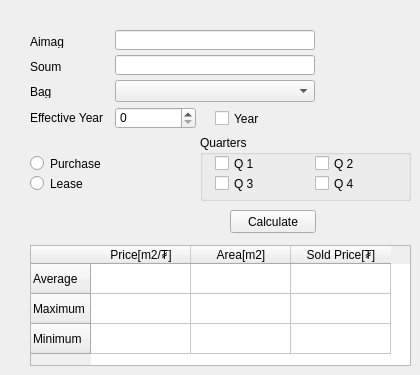
   <widget class="QWidget" name="specia_costs_tab">
    <attribute name="title">
     <string>Special Costs</string>
    </attribute>
    <widget class="QLabel" name="label_9">
     <property name="geometry">
      <rect>
       <x>30</x>
       <y>35</y>
       <width>80</width>
       <height>13</height>
      </rect>
     </property>
     <property name="text">
      <string>Aimag</string>
     </property>
    </widget>
    <widget class="QLabel" name="label_10">
     <property name="geometry">
      <rect>
       <x>30</x>
       <y>60</y>
       <width>80</width>
       <height>13</height>
      </rect>
     </property>
     <property name="text">
      <string>Soum</string>
     </property>
    </widget>
    <widget class="QLabel" name="label_11">
     <property name="geometry">
      <rect>
       <x>30</x>
       <y>85</y>
       <width>80</width>
       <height>13</height>
      </rect>
     </property>
     <property name="text">
      <string>Bag</string>
     </property>
    </widget>
    <widget class="QLineEdit" name="aimag_working_edit">
     <property name="geometry">
      <rect>
       <x>115</x>
       <y>30</y>
       <width>200</width>
       <height>20</height>
      </rect>
     </property>
     <property name="readOnly">
      <bool>true</bool>
     </property>
    </widget>
    <widget class="QLineEdit" name="sum_working_edit">
     <property name="geometry">
      <rect>
       <x>115</x>
       <y>55</y>
       <width>200</width>
       <height>20</height>
      </rect>
     </property>
     <property name="readOnly">
      <bool>true</bool>
     </property>
    </widget>
    <widget class="QComboBox" name="bag_working_cbox">
     <property name="geometry">
      <rect>
       <x>115</x>
       <y>80</y>
       <width>200</width>
       <height>22</height>
      </rect>
     </property>
    </widget>
    <widget class="QTableWidget" name="calculate_twidget">
     <property name="geometry">
      <rect>
       <x>30</x>
       <y>245</y>
       <width>381</width>
       <height>121</height>
      </rect>
     </property>
     <row>
      <property name="text">
       <string>Average</string>
      </property>
     </row>
     <row>
      <property name="text">
       <string>Maximum</string>
      </property>
     </row>
     <row>
      <property name="text">
       <string>Minimum</string>
      </property>
     </row>
     <column>
      <property name="text">
       <string>Price[m2/₮]</string>
      </property>
     </column>
     <column>
      <property name="text">
       <string>Area[m2]</string>
      </property>
     </column>
     <column>
      <property name="text">
       <string>Sold Price[₮]</string>
      </property>
     </column>
    </widget>
    <widget class="QPushButton" name="calculate_button">
     <property name="geometry">
      <rect>
       <x>230</x>
       <y>210</y>
       <width>86</width>
       <height>23</height>
      </rect>
     </property>
     <property name="text">
      <string>Calculate</string>
     </property>
    </widget>
    <widget class="QRadioButton" name="cost_purchase_rbutton">
     <property name="geometry">
      <rect>
       <x>30</x>
       <y>155</y>
       <width>146</width>
       <height>17</height>
      </rect>
     </property>
     <property name="text">
      <string>Purchase</string>
     </property>
    </widget>
    <widget class="QRadioButton" name="cost_lease_rbutton">
     <property name="geometry">
      <rect>
       <x>30</x>
       <y>175</y>
       <width>151</width>
       <height>17</height>
      </rect>
     </property>
     <property name="text">
      <string>Lease</string>
     </property>
    </widget>
    <widget class="QCheckBox" name="cost_year_checkbox">
     <property name="geometry">
      <rect>
       <x>215</x>
       <y>110</y>
       <width>70</width>
       <height>17</height>
      </rect>
     </property>
     <property name="text">
      <string>Year</string>
     </property>
    </widget>
    <widget class="QSpinBox" name="year_sbox">
     <property name="geometry">
      <rect>
       <x>115</x>
       <y>107</y>
       <width>81</width>
       <height>22</height>
      </rect>
     </property>
    </widget>
    <widget class="QLabel" name="label_61">
     <property name="geometry">
      <rect>
       <x>30</x>
       <y>110</y>
       <width>86</width>
       <height>16</height>
      </rect>
     </property>
     <property name="text">
      <string>Effective Year</string>
     </property>
    </widget>
    <widget class="QGroupBox" name="quarter_gbox">
     <property name="geometry">
      <rect>
       <x>200</x>
       <y>135</y>
       <width>211</width>
       <height>66</height>
      </rect>
     </property>
     <property name="title">
      <string>Quarters</string>
     </property>
     <widget class="QCheckBox" name="q1_checkbox">
      <property name="geometry">
       <rect>
        <x>15</x>
        <y>20</y>
        <width>96</width>
        <height>17</height>
       </rect>
      </property>
      <property name="text">
       <string>Q 1</string>
      </property>
     </widget>
     <widget class="QCheckBox" name="q2_checkbox">
      <property name="geometry">
       <rect>
        <x>115</x>
        <y>20</y>
        <width>91</width>
        <height>17</height>
       </rect>
      </property>
      <property name="text">
       <string>Q 2</string>
      </property>
     </widget>
     <widget class="QCheckBox" name="q4_checkbox">
      <property name="geometry">
       <rect>
        <x>115</x>
        <y>40</y>
        <width>91</width>
        <height>17</height>
       </rect>
      </property>
      <property name="text">
       <string>Q 4</string>
      </property>
     </widget>
     <widget class="QCheckBox" name="q3_checkbox">
      <property name="geometry">
       <rect>
        <x>15</x>
        <y>40</y>
        <width>96</width>
        <height>17</height>
       </rect>
      </property>
      <property name="text">
       <string>Q 3</string>
      </property>
     </widget>
    </widget>
   </widget>
